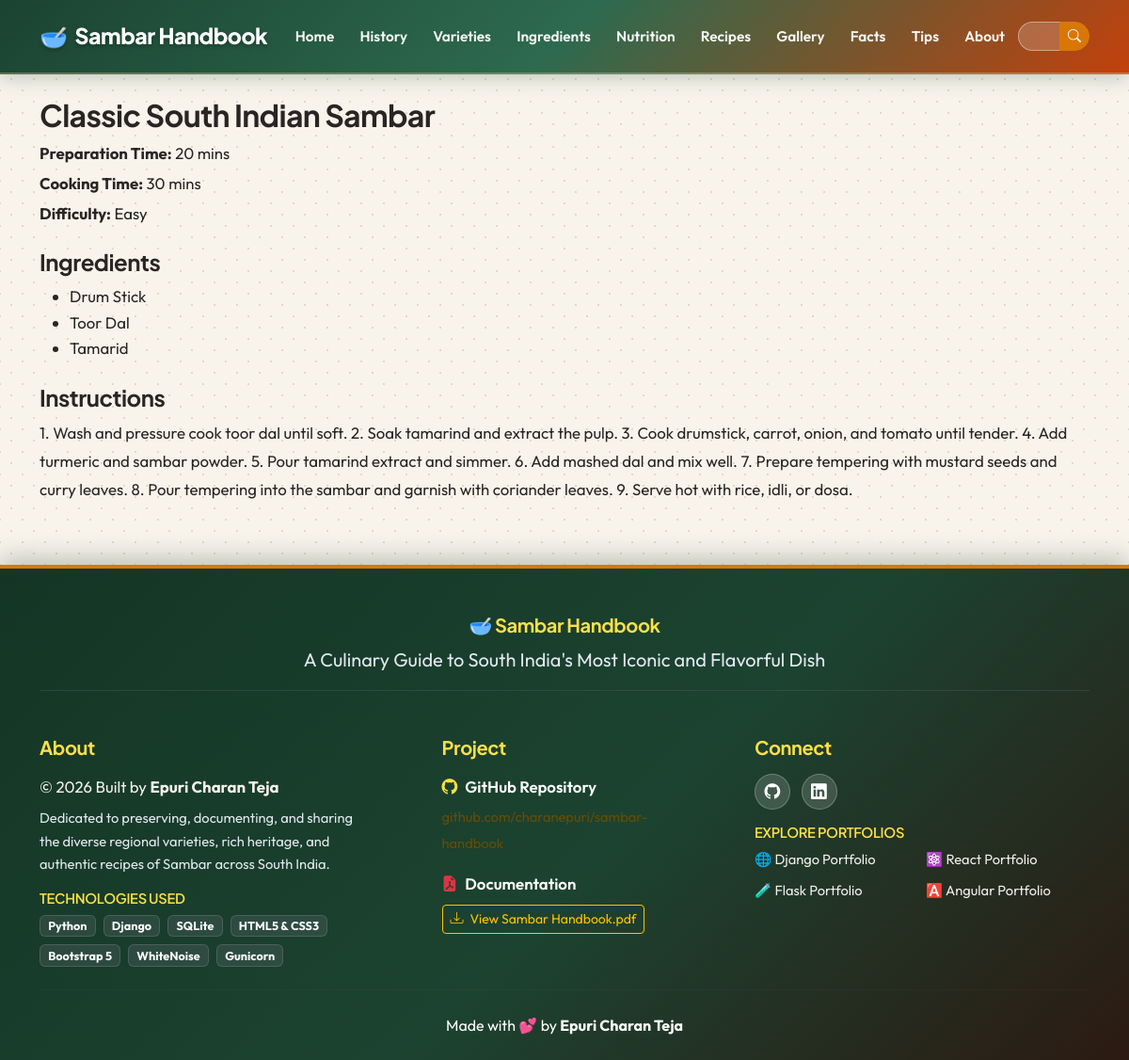
The page /recipe/1/ on the database as committed earlier.
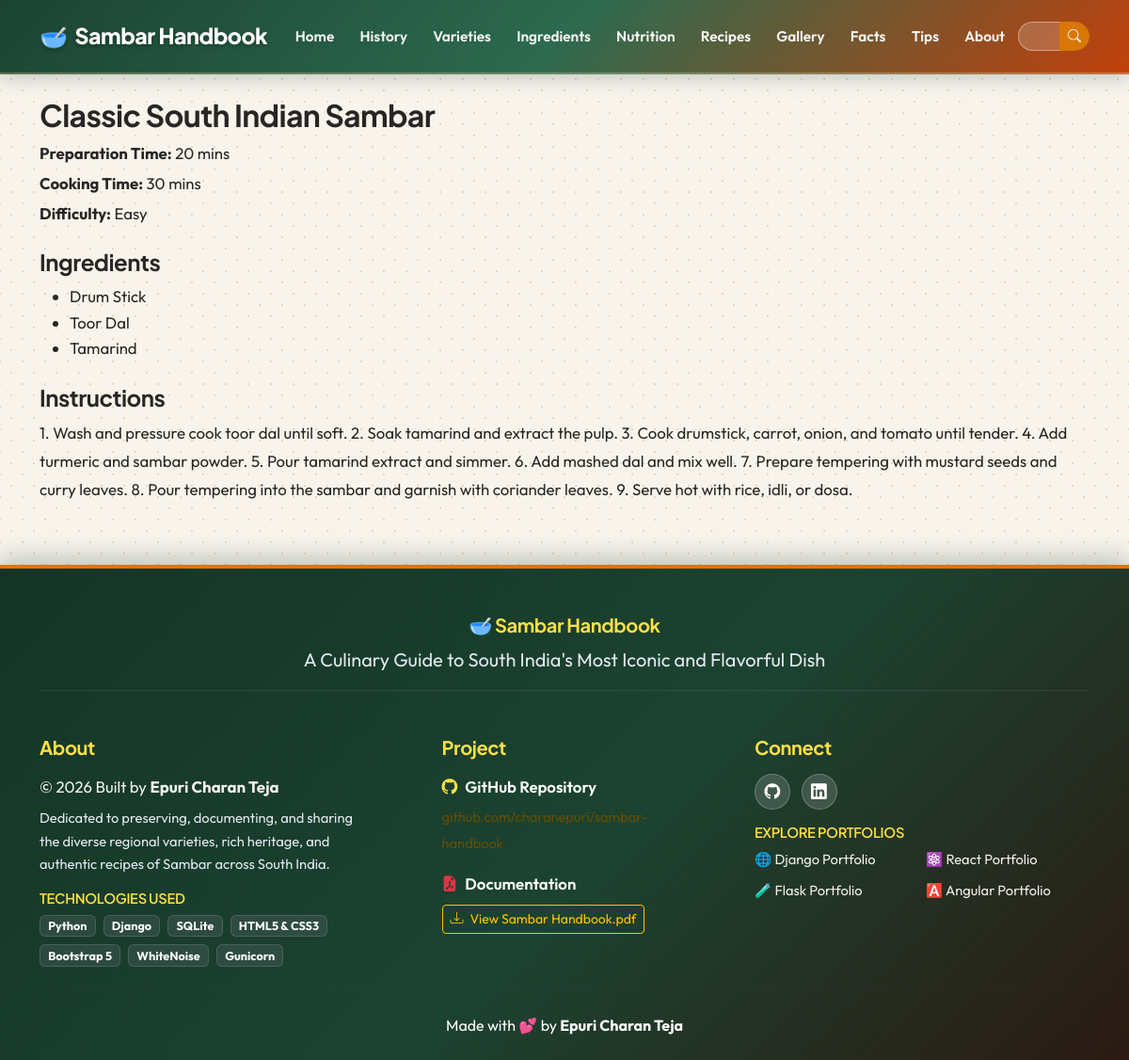
The same page on the database as committed later.
### handbook/models.py (models this page shows, shortened)
class Ingredient(models.Model):
    CATEGORY_CHOICES = [
        ('Lentil', 'Lentil'),
        ('Vegetable', 'Vegetable'),
        ('Spice', 'Spice'),
        ('Tempering', 'Tempering'),
        ('Garnish', 'Garnish'),
    ]
    name = models.CharField(max_length=100)
    category = models.CharField(
        max_length=50,
        choices=CATEGORY_CHOICES
    )
    description = models.TextField()
    image = models.ImageField(
        upload_to='ingredients/',
        blank=True,
        null=True
    )

### handbook/views.py (the view)
# urls.py: path('recipe/<int:id>/', views.recipe_detail, name='recipe_detail'),
def recipe_detail(request, id):
    recipe = get_object_or_404(
        Recipe,
        id=id
    )
    return render(
        request,
        'handbook/recipe_detail.html',
        {
            'recipe': recipe
        }
    )

### handbook/templates/handbook/recipe_detail.html (shortened to what this page needs)
{% extends 'handbook/base.html' %}
{% block content %}
    <h2>
        {{ recipe.title }}
    </h2>
    <div class="recipe-meta mb-4">
        <p class="mb-1">
            <strong>Preparation Time:</strong>
            {{ recipe.preparation_time }} mins
        </p>
        <p class="mb-1">
            <strong>Cooking Time:</strong>
            {{ recipe.cooking_time }} mins
        </p>
        <p class="mb-1">
            <strong>Difficulty:</strong>
            {{ recipe.difficulty }}
        </p>
    </div>
    <h4>Ingredients</h4>
    <ul class="mb-4">
        {% for ingredient in recipe.ingredients.all %}
            <li>
                {{ ingredient.name }}
            </li>
        {% endfor %}
    </ul>
    <h4>Instructions</h4>
    <div class="instructions-content" style="line-height: 1.8;">
        <p>
            {{ recipe.instructions }}
        </p>
    </div>
{% endblock %}

Rows that differ between the two databases and show on the page:
changed Ingredient: name "Tamarid" → "Tamarind"
